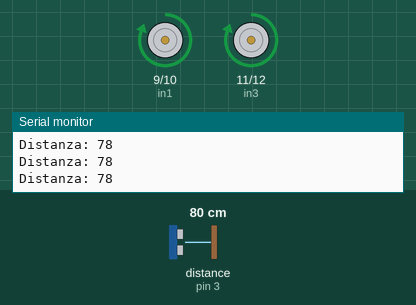
Recording of a sketch running on a simulated Arduino Uno, built with avr-gcc and run on an emulated ATmega328P. On the bench: motor-driver pin pairs drawn as motors (green arrow = first pin HIGH = forward, orange = second pin HIGH = backward, longer = more drive, scaled by the enable pin), the last lines printed to the serial monitor. Wiring (inferred from the names in the program): ultrasonic range finder: trigger pin 4; echo pin 3. The inputs (shaded band) are chosen by the test bench; at power-on: distance to the obstacle (sensor on pin 3) 80 cm. The echo pulse lasts 58.3 µs per cm.

Above: at 1.2 s.
1.3 s: distance to the obstacle (sensor on pin 3) set to 18 cm
2.8 s: distance to the obstacle (sensor on pin 3) set to 15 cm
At 3.2 s:
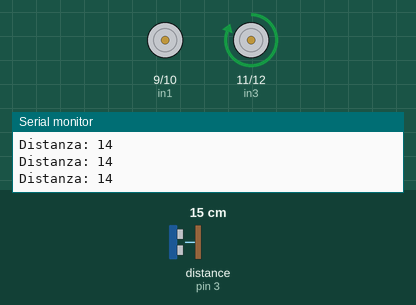
4.3 s: distance to the obstacle (sensor on pin 3) set to 35 cm
At 5.6 s:
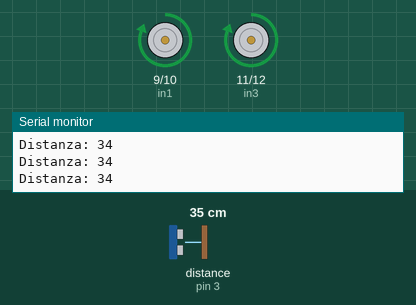
7.3 s: distance to the obstacle (sensor on pin 3) set to 12 cm
At 7.8 s:
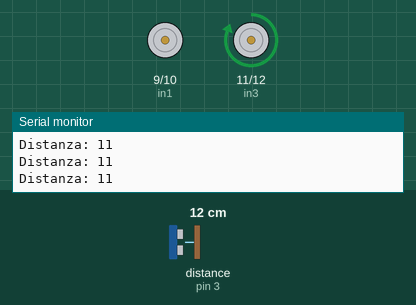
Timing chart, 0 to 9.8 s (numbered marks = the images above; inputs shaded):
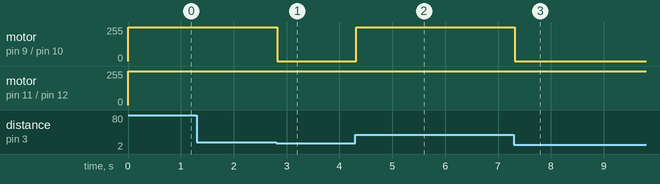

Measured:
- the behaviour switches between 17 and 16 cm on distance to the obstacle (sensor on pin 3) (found by bisection; images 0 and 1)
- after the input at 2.8 s, motor on pin 9 (in1) / pin 10 (in2): forward 255/255 → stopped at once
- after the input at 4.3 s, motor on pin 9 (in1) / pin 10 (in2): stopped → forward 255/255 at once
- after the input at 7.3 s, motor on pin 9 (in1) / pin 10 (in2): forward 255/255 → stopped at once

The sketch:

sketch_apr30a.ino
```cpp
int echo=3;
int trig=4;

long duration;
int distance;

int in1=9; //sinistra
int in2=10; //sinistra
int enA=5; //sinistra

int in3=11; //destra
int in4=12; //destra
int enB=6; //destra

void setup() {
  Serial.begin(9600);
  pinMode(echo,INPUT);
  pinMode(trig,OUTPUT);

  pinMode(in1,OUTPUT);
  pinMode(in2,OUTPUT);
    pinMode(enA,OUTPUT);
  pinMode(in3,OUTPUT);
  pinMode(in4,OUTPUT);
    pinMode(enB,OUTPUT);

}

void loop() {
 digitalWrite(trig,LOW);
  delayMicroseconds(10);
  digitalWrite(trig,HIGH);
  delayMicroseconds(10);
  digitalWrite(trig,LOW);

    duration = pulseIn(echo,HIGH);
    distance = duration*0.034/2;

 Serial.print("Distanza: ");
 Serial.println(distance);

analogWrite(enA, 255);
analogWrite(enB, 255);
 if(distance>15){
  digitalWrite(in1,HIGH);
  digitalWrite(in2,LOW);
  digitalWrite(in3,HIGH);
  digitalWrite(in4,LOW);
 }
  else{
  digitalWrite(in1,LOW);
  digitalWrite(in2,LOW);
  digitalWrite(in3,HIGH);
  digitalWrite(in4,LOW);
}
}
```
